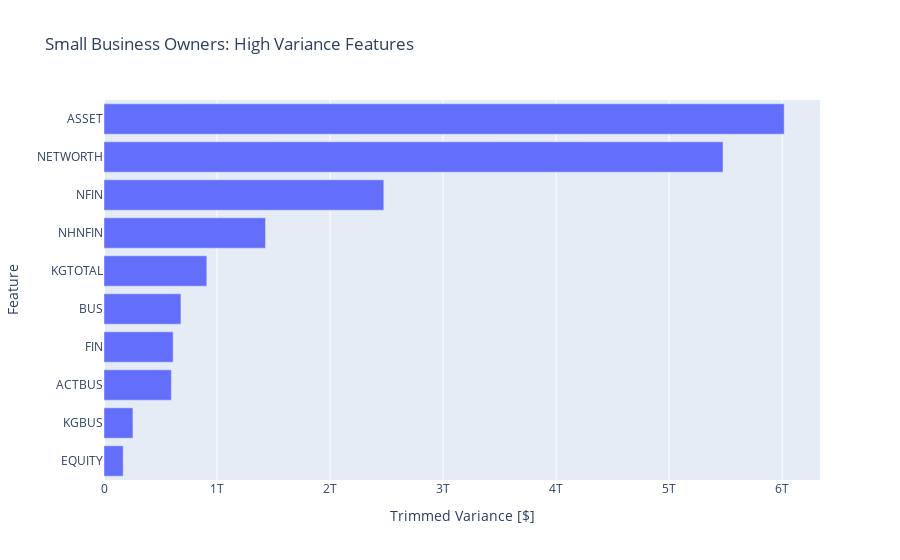

Notebook code for this chart:
### Code cell
# Create horizontal bar chart of `top_ten_trim_var`
fig = px.bar(
    x=top_ten_trim_var,
    y=top_ten_trim_var.index,
    title="Small Business Owners: High Variance Features"
)
fig.update_layout(xaxis_title="Trimmed Variance [$]", yaxis_title="Feature")

fig.show()

### Figure 1 — Plotly figure (JSON) as saved in the notebook; plotly's stock layout.template omitted (floating-point values rounded to 4 significant figures)
{"data": [{"alignmentgroup": "True", "hovertemplate": "x=%{x}<br>y=%{y}<extra></extra>", "legendgroup": "", "marker": {"color": "#636efa", "pattern": {"shape": ""}}, "name": "", "offsetgroup": "", "orientation": "h", "showlegend": false, "textposition": "auto", "type": "bar", "x": [169700000000.0, 256000000000.0, 595800000000.0, 611700000000.0, 680400000000.0, 909500000000.0, 1429000000000.0, 2476000000000.0, 5477000000000.0, 6018000000000.0], "xaxis": "x", "y": ["EQUITY", "KGBUS", "ACTBUS", "FIN", "BUS", "KGTOTAL", "NHNFIN", "NFIN", "NETWORTH", "ASSET"], "yaxis": "y"}], "layout": {"barmode": "relative", "legend": {"tracegroupgap": 0}, "title": {"text": "Small Business Owners: High Variance Features"}, "xaxis": {"anchor": "y", "domain": [0, 1], "title": {"text": "Trimmed Variance [$]"}}, "yaxis": {"anchor": "x", "domain": [0, 1], "title": {"text": "Feature"}}}}
